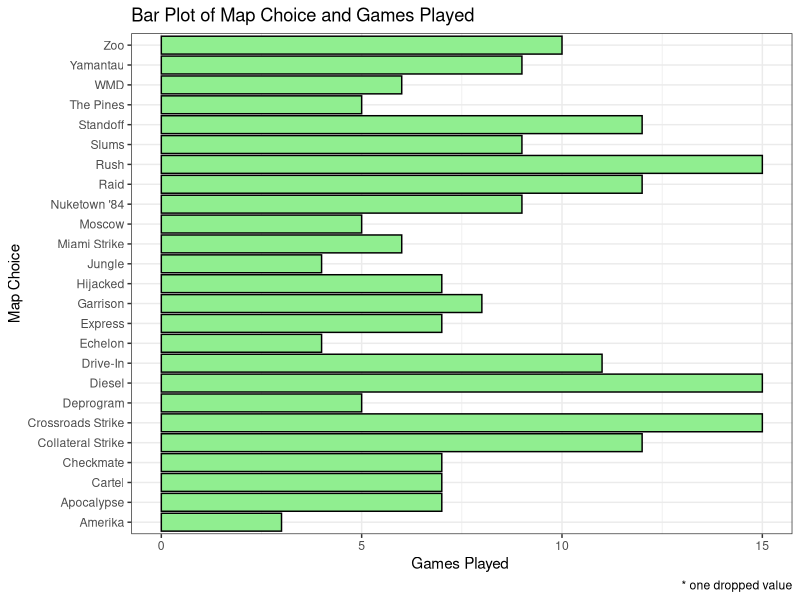

Source code (R):
## ---- chunk 1
knitr::opts_chunk$set(echo = TRUE)
## ---- chunk 2
# import libraries
# remove(list = ls())
library(tidyverse)
library(readxl)
library(forcats)
# read data
cod <- read_xlsx("CODGames2_mp.xlsx", sheet = 1)
## ---- chunk 3
glimpse(cod)
## ---- chunk 4
cod_working <- cod %>%
  rename(
    map1 = Map1,
    map2 = Map2,
    choice = Choice,
    map_vote = MapVote,
    date = Date,
    full_partial = FullPartial,
    result = Result,
    eliminations = Eliminations,
    deaths = Deaths,
    score = Score,
    damage = Damage,
    total_xp = TotalXP,
    primary_weapon = PrimaryWeapon,
    xp_multiplier = XPType, # call this multiplier, will convert in next command
    did_player_vote = DidPlayerVote,
    game_type = GameType,
    confirms = Confirms,
    denies = Denies,
    objectives = Objectives,
    objective_kills = ObjectiveKills,
    captures = Captures,
    diffuses = Diffuses,
    plants = Plants,
    detonates = Detonates,
    deposits = Deposits,
    time_sec = Time_Sec,
    time_min = Time_Min
  ) %>%
  mutate(  # for now, only mutating variables we think are important
    map1 = as.factor(map1), 
    map2 = as.factor(map2),
    choice = as.factor(choice),
    full_partial = as.factor(full_partial),
    primary_weapon = as.factor(primary_weapon),
    xp_multiplier = if_else(xp_multiplier == '10% Boost', 1.10, 2.10),
    did_player_vote = as.logical(if_else(did_player_vote == 'Yes',1,0)),
  ) %>%
  separate(result, into = c('team_result', 'other_team_result'), sep = '-', extra = 'merge', convert = TRUE) 


# figure out na values for each column
apply(cod_working, MARGIN = 2, FUN = function(x) sum(is.na(x))) # counts total NA in columns
# since NA values are either < 50 or >=200 drop all columns with more than 200 NA values

cod_working <- cod_working %>%
  select(where(~ sum(is.na(.)) < 200))

## ---- chunk 5
sum(is.na(cod_working$choice))
## ---- chunk 6
data.frame(cod_working$choice) %>% # convert sngle col into dataframe
  na.omit() %>% # makes sense to omit single observation in one variable
  ggplot(aes(x = cod_working.choice)) +
  geom_bar(fill = 'lightgreen', color = 'black') +
  labs(
    x = 'Map Choice',
    y = 'Games Played ', 
    title = 'Bar Plot of Map Choice and Games Played',
    caption = '* one dropped value'
  ) +
  coord_flip() +
  theme_bw()
